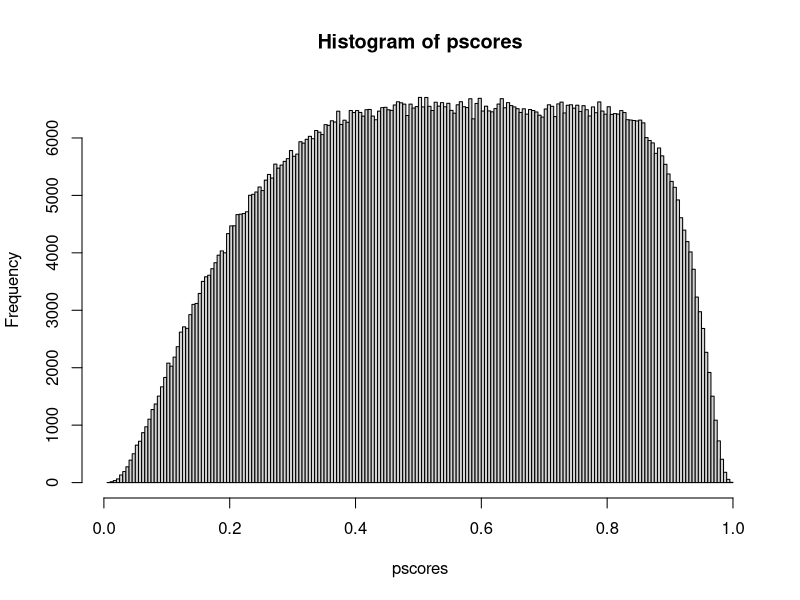
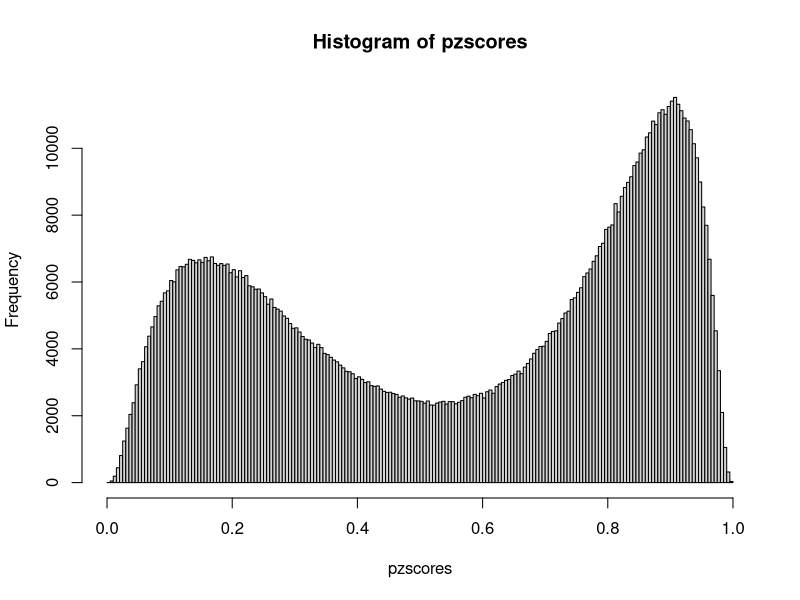
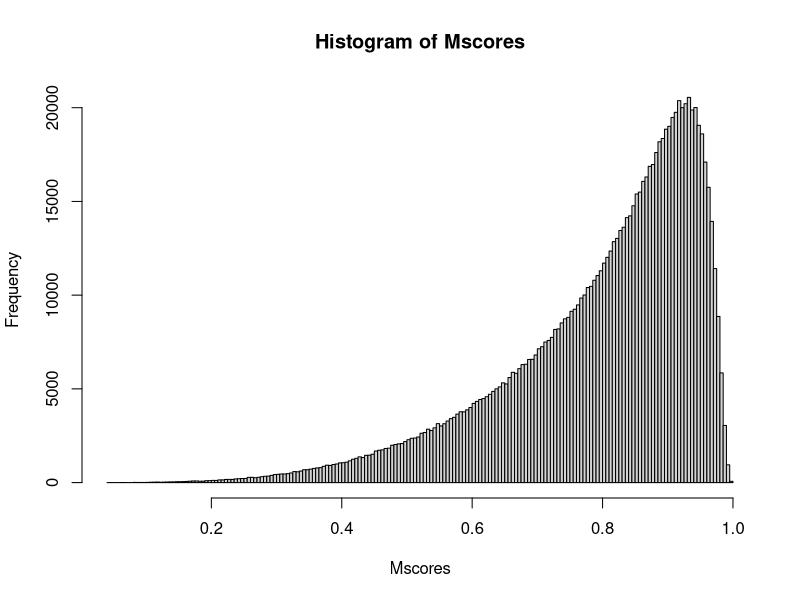
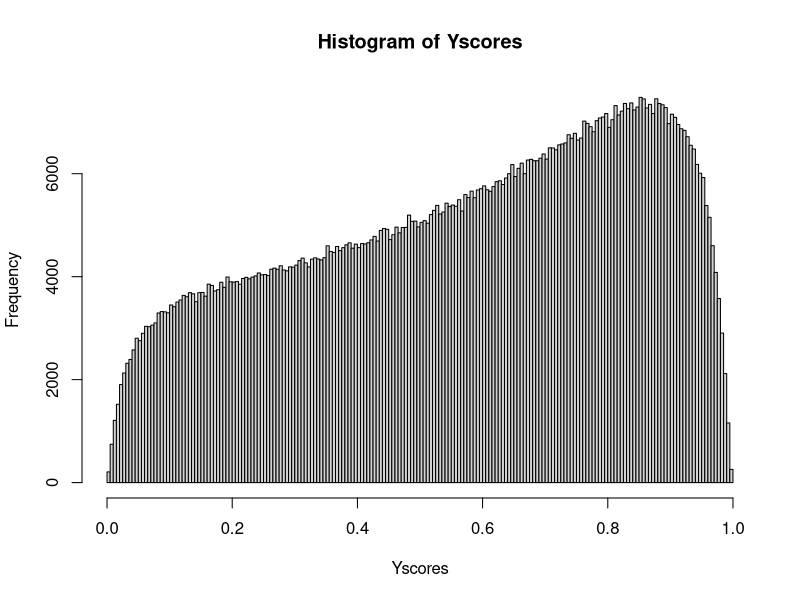

Here is the R script that generated these plots, in order: (Note: this script raises an error after producing the figures.)
# library(cateSurvival)

# Functions to generate data for transport:

# make W different for the two sites:
n=1e6
W = rnorm(n)
f_S = function(W) plogis(W +.7)
P_SW = f_S(W)
S = rbinom(n,1,P_SW)
mean(S)

# make a pscore model
f_A = function(S,W) plogis(-.7*S-1*W +.7)
pscores = f_A(S,W)
max(pscores)
min(pscores)
hist(pscores, 200)
A = rbinom(n, 1, pscores)

# make a intermediate confounder model
f_Z = function(A,S,W) plogis(.1*S-1*W+2*A-.8)
pzscores = f_Z(A,S,W)
hist(pzscores,200)
Z = rbinom(n, 1, pzscores)

# make an M model according to the restrictions
f_M = function(Z,W,S) plogis(-.14*S + 1*W + 2*Z +.6)
Mscores = f_M(Z,W,S)
hist(Mscores, 200)
M = rbinom(n, 1, Mscores)

# make a Y model according to the restrictions
f_Y = function(M,Z,W) plogis(1*M + 1.5*W + 1*Z - 1)
Yscores = f_Y(M,Z,W)
Y = rbinom(n, 1, Yscores)
hist(Yscores, 200)

# pack these functions into a DGP
gendata = function(n, f_S, f_A, f_Z, f_M, f_Y) {
  W = rnorm(n)
  P_SW = f_S(W)
  S = rbinom(n,1,P_SW)

  # make a pscore model
  pscores = f_A(S,W)
  A = rbinom(n, 1, pscores)
  
  # make a intermediate confounder model
  pzscores = f_Z(A,S,W)
  Z = rbinom(n, 1, pzscores)
  
  # make an M model according to the restrictions
  Mscores = f_M(Z,W,S)
  M = rbinom(n, 1, Mscores)
  
  # make a Y model according to the restrictions
  Yscores = f_Y(M,Z,W)
  Y = rbinom(n, 1, Yscores)
  
  return(data.frame(W = W, S = S, A = A, Z = Z, M = M, Y = Y))
}

n = 1e3
data = gendata(n, f_S = f_S, f_A = f_A, f_Z = f_Z, f_M = f_M, f_Y = f_Y)

# Let's generate the truth!!!
# figure out the chosen formula for M

Mstarfit = glm(M ~ Z + W , data = data[data$S==1, ], family = binomial())
Zstarfit = glm(Z ~ A + W + S, data = data, family = binomial())

f_M1 = function(Z, W, S) {
  # W = W[1:10]
  nn = length(W)
  dataM1 = data.frame(Z = rep(1,nn), W = W)
  predM1 = predict(Mstarfit, newdata = dataM1, type = 'response')
  dataM0 = data.frame(Z = rep(0,nn), W = W)
  predM0 = predict(Mstarfit, newdata = dataM0, type = 'response')
  dataZ = data.frame(A = rep(1,nn), W = W, S = rep(1, nn))
  predZ = predict(Zstarfit, newdata = dataZ, type = 'response')
  gM = predM1*predZ + predM0*(1 - predZ)
  return(gM)
}  

f_M0 = function(Z, W, S) {
  # W = W[1:10]
  nn = length(W)
  dataM1 = data.frame(Z = rep(1,nn), W = W)
  predM1 = predict(Mstarfit, newdata = dataM1, type = 'response')
  dataM0 = data.frame(Z = rep(0,nn), W = W)
  predM0 = predict(Mstarfit, newdata = dataM0, type = 'response')
  dataZ = data.frame(A = rep(0,nn), W = W, S = rep(1, nn))
  predZ = predict(Zstarfit, newdata = dataZ, type = 'response')
  gM = predM1*predZ + predM0*(1 - predZ)
  return(gM)
}  
# We can now set A to 1, and stochastically intervene for A = 0 to generate M and our outcome for pop

data_popS11 = gendata(2*1e6, f_S = f_S, f_A = function(S,W) 1, f_Z = f_Z, f_M = f_M1, f_Y = f_Y)
true11 = mean(data_popS11$Y[data_popS11$S==0])

data_popS10 = gendata(2*1e6, f_S = f_S, f_A = function(S,W) 1, f_Z = f_Z, f_M = f_M0, f_Y = f_Y)
true10 = mean(data_popS10$Y[data_popS10$S==0])

data_popS01 = gendata(2*1e6, f_S = f_S, f_A = function(S,W) 0, f_Z = f_Z, f_M = f_M1, f_Y = f_Y)
true01 = mean(data_popS01$Y[data_popS01$S==0])

data_popS00 = gendata(2*1e6, f_S = f_S, f_A = function(S,W) 0, f_Z = f_Z, f_M = f_M0, f_Y = f_Y)
true00 = mean(data_popS00$Y[data_popS00$S==0])

rm(data_popS11, data_popS10, data_popS01, data_popS00)
# computing a TMLE for each of these parameters
# start with a regression of Y on the past given S = 1
Yfit = glm(Y ~ M + Z + W, data = data[data$S==1,], family = binomial)
# Yfit = glm(Y ~ 1, data = data[data$S==1,], family = binomial)
Mfit = Mstarfit
Mfit = glm(M ~ Z + W + S, data = data, family = binomial)
# Mfit = glm(M ~ 1, data = data, family = binomial)
Zfit = Zstarfit
# Zfit = glm(Z ~ 1, data = data, family = binomial)
Afit = glm(A ~ W + S, data = data, family = binomial)
# Afit = glm(A ~ M, data = data, family = binomial)
Sfit = glm(S ~ W, data = data, family = binomial)
# Sfit = glm(S ~ 1, data = data, family = binomial)
# undebug(fcn.SDE)

res = append(lapply(0:1, FUN = function(a_star) fcn.SDE(data, 
                                                    f_M0, 
                                                    f_M1, 
                                                    Mstarfit, 
                                                    Zstarfit, 
                                                    Yfit,
                                                    Mfit,
                                                    Zfit,
                                                    Afit,
                                                    Sfit,
                                                    0, a_star)),
lapply(0:1, FUN = function(a_star) fcn.SDE(data, 
                                                    f_M0, 
                                                    f_M1, 
                                                    Mstarfit, 
                                                    Zstarfit,
                                                    Yfit,
                                                    Mfit,
                                                    Zfit,
                                                    Afit,
                                                    Sfit,
                                                    1, a_star)))

unlist(lapply(res, FUN = function(x) x$est))
c(true00, true01, true10, true11)
unlist(lapply(res, FUN = function(x) x$est_mle))
unlist(lapply(res, FUN = function(x) mean(x$IC)))


debug(fcn.SDE)

